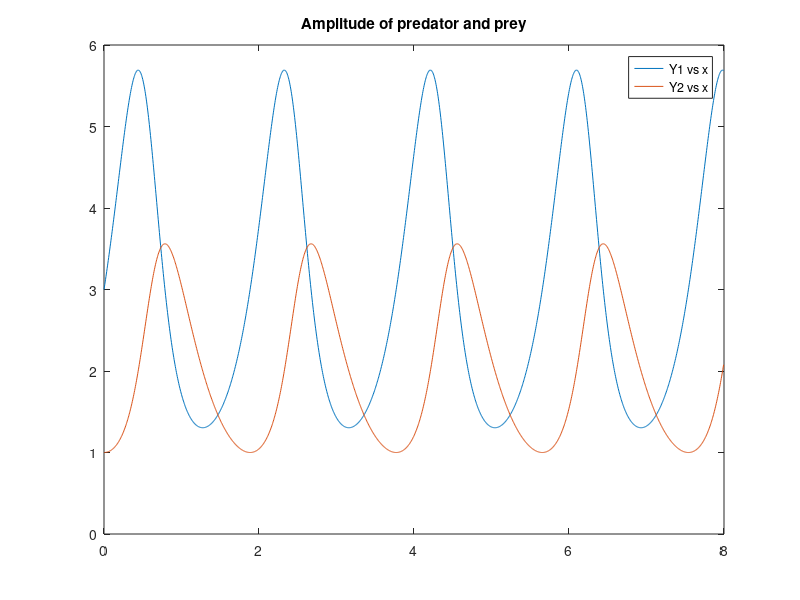
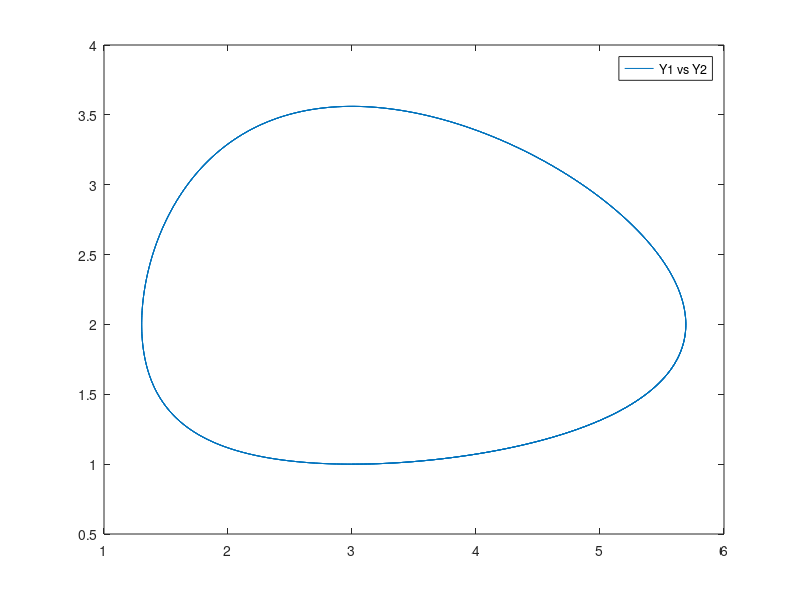

Write the MATLAB code that produced these figures, in order.
close all;clc;
x=[];
x(1)=0;
y=[];
y1(1)=3;
h=0.005;
y2(1)=1;
A=4;
B=0.5;
C=3;
D=1/3;
v11=[];
v12=[];
v13=[];
v14=[];
v21=[];
v22=[];
v23=[];
v24=[];
for i=2:1600
    x(i)=x(i-1)+h;
   v11(i)=A*(y1(i-1)).*(1-B*y2(i-1));
   v21(i)=C*(y2(i-1)).*(D.*(y1(i-1))-1);
  v12(i)=A.*(y1(i-1)+(h/.2*(v11(i-1)))).*(1-B.*(y2(i-1)+h/2.*(v21(i-1))));
   v22(i)=C.*((y2(i-1)+(h/.2)*v21(i-1))).*(D.*(y1(i-1)+(h/2.*(v11(i-1))))-1);
   v13(i)=A.*(y1(i-1)+(h/.2*(v12(i-1)))).*(1-B.*(y2(i-1)+h/2.*(v22(i-1))));
   v23(i)=C.*((y2(i-1)+(h/.2)*v22(i-1))).*(D.*(y1(i-1)+(h/2.*(v12(i-1))))-1);
   v14(i)=A.*(y1(i-1)+(h.*(v13(i-1)))).*(1-B.*(y2(i-1)+h.*(v23(i-1))));
   v24(i)=C.*((y2(i-1)+(h)*v23(i-1))).*(D.*(y1(i-1)+(h.*(v13(i-1))))-1);
   y1(i)=y1(i-1)+(h./6)*(v11(i)+2.*v12(i)+2.*v13(i)+v14(i));
   y2(i)=y2(i-1)+(h./6)*(v21(i)+2.*v22(i)+2.*v23(i)+v24(i));

end

plot(x,y1);
hold on;
plot(x,y2);
title('Amplitude of predator and prey');
legend('Y1 vs x','Y2 vs x');
hold off;
figure;
plot(y1,y2);
legend('Y1 vs Y2');




